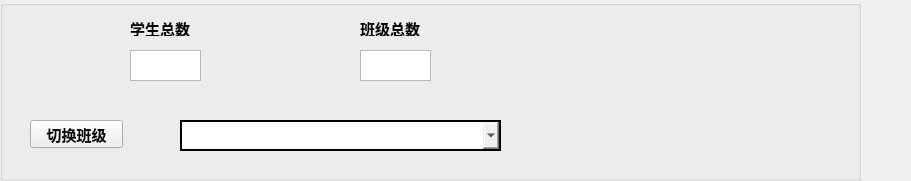
         <widget class="QWidget" name="widget_2" native="true">
          <property name="geometry">
           <rect>
            <x>0</x>
            <y>0</y>
            <width>911</width>
            <height>181</height>
           </rect>
          </property>
          <widget class="QGroupBox" name="groupBox_9">
           <property name="geometry">
            <rect>
             <x>0</x>
             <y>0</y>
             <width>861</width>
             <height>181</height>
            </rect>
           </property>
           <property name="title">
            <string/>
           </property>
           <widget class="QLabel" name="label_4">
            <property name="geometry">
             <rect>
              <x>30</x>
              <y>20</y>
              <width>81</width>
              <height>71</height>
             </rect>
            </property>
            <property name="styleSheet">
             <string notr="true">image: url(:/icons/icons/举手_hands.png);</string>
            </property>
            <property name="text">
             <string/>
            </property>
           </widget>
           <widget class="QTextBrowser" name="textBrowser">
            <property name="geometry">
             <rect>
              <x>130</x>
              <y>50</y>
              <width>71</width>
              <height>31</height>
             </rect>
            </property>
            <property name="styleSheet">
             <string notr="true">border：none；</string>
            </property>
           </widget>
           <widget class="QLabel" name="label_5">
            <property name="geometry">
             <rect>
              <x>130</x>
              <y>20</y>
              <width>81</width>
              <height>16</height>
             </rect>
            </property>
            <property name="font">
             <font>
              <family>Arial</family>
              <pointsize>11</pointsize>
              <weight>75</weight>
              <bold>true</bold>
             </font>
            </property>
            <property name="text">
             <string>学生总数</string>
            </property>
           </widget>
           <widget class="QLabel" name="label_6">
            <property name="geometry">
             <rect>
              <x>260</x>
              <y>20</y>
              <width>81</width>
              <height>71</height>
             </rect>
            </property>
            <property name="styleSheet">
             <string notr="true">image: url(:/icons/icons/学士帽_bachelor-cap.png);</string>
            </property>
            <property name="text">
             <string/>
            </property>
           </widget>
           <widget class="QLabel" name="label_7">
            <property name="geometry">
             <rect>
              <x>360</x>
              <y>20</y>
              <width>81</width>
              <height>16</height>
             </rect>
            </property>
            <property name="font">
             <font>
              <family>Arial</family>
              <pointsize>11</pointsize>
              <weight>75</weight>
              <bold>true</bold>
             </font>
            </property>
            <property name="text">
             <string>班级总数</string>
            </property>
           </widget>
           <widget class="QTextBrowser" name="textBrowser_2">
            <property name="geometry">
             <rect>
              <x>360</x>
              <y>50</y>
              <width>71</width>
              <height>31</height>
             </rect>
            </property>
           </widget>
           <widget class="QPushButton" name="pushButton_7">
            <property name="geometry">
             <rect>
              <x>30</x>
              <y>120</y>
              <width>93</width>
              <height>28</height>
             </rect>
            </property>
            <property name="font">
             <font>
              <pointsize>11</pointsize>
              <weight>75</weight>
              <bold>true</bold>
             </font>
            </property>
            <property name="styleSheet">
             <string notr="true"/>
            </property>
            <property name="text">
             <string>切换班级</string>
            </property>
           </widget>
           <widget class="QComboBox" name="comboBox_5">
            <property name="geometry">
             <rect>
              <x>180</x>
              <y>120</y>
              <width>321</width>
              <height>31</height>
             </rect>
            </property>
            <property name="styleSheet">
             <string notr="true">border:2px solid rgb(0,0,0)</string>
            </property>
           </widget>
          </widget>
         </widget>
